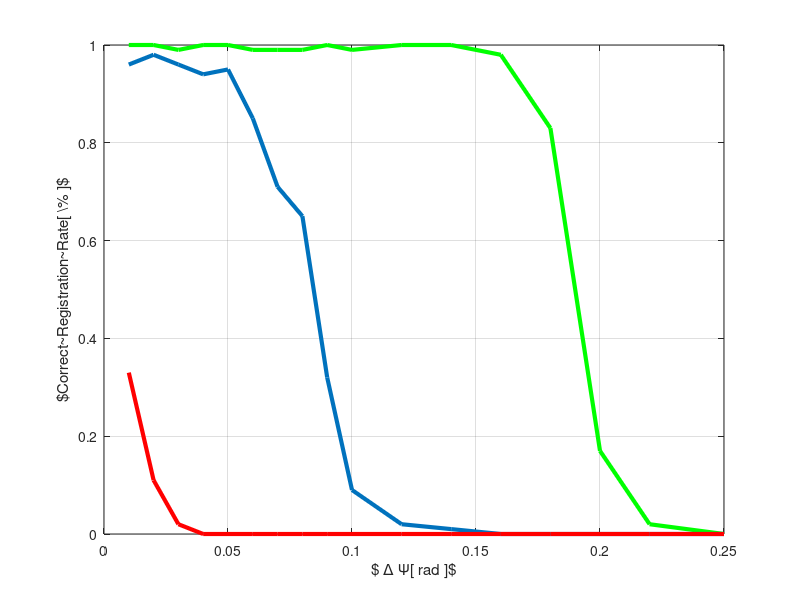

Write MATLAB code to recreate this figure. (Note: this script raises an error after producing the figure.)
clc, clear, close all
addpath('export_fig');

scale_T =      [0.05 0.10 0.15 0.20 0.25 0.75 1 1.25 1.5 1.75 2 2.25 2.5 2.75 3 3.25 3.5 3.75 4 4.25 4.5 4.75 5 5.25 5.5];
scale_yaw =         [0.01 0.02 0.03 0.04 0.05 0.06 0.07 0.08 0.09 0.10 0.12 0.14 0.16 0.18 0.20 0.22 0.25];
 
% vector = [1 1 0.99 0.99 1 1 1 0.99 0.99 1 1 0.98 0.99 1 1 0.99 0.98 0.87 0.76 0.54 0.32 0.17 0.05 0.01 0];
% vector_CPD = [0.96 0.83 0.34 0.12 0.02 0 0 0 0 0 0 0 0 0 0 0 0 0 0 0 0 0 0 0 0];
% vector_ICP = [0.97 0.54 0.07 0.01 0 0 0 0 0 0 0 0 0 0 0 0 0 0 0 0 0 0 0 0 0];
% fig1 = figure(1);
% plot(scale_T, vector,'LineWidth',3);hold on;
% plot(scale_T, vector_CPD,  'g', 'LineWidth', 3);
% plot(scale_T, vector_ICP, 'r', 'LineWidth', 3);
% grid on;
% lab(1) = xlabel('$ \Delta T[m]$');
% lab(2) = ylabel('$Correct~Registration~Rate[ \% ]$');
% leg1 = legend('Our','CPD','ICP', [340 262 0.2 0.2]);
% set(leg1,'Interpreter','latex');
% set(lab,'Interpreter','latex');
% set(leg1,'FontSize',13);
% set(lab,'FontSize',18);
% set(gca,'XLim',[0.02 5.5],'YLim',[0 1.05]);
% export_fig(['plots/noScale_deltaT','.pdf'], '-pdf','-transparent');
% close all;pause(2);

% vector_ICP_y =         [0.96 0.98 0.96 0.94 0.95 0.93 0.76 0.46 0.23 0.11 0.02 0.01 0.00 0.00 0.00 0.00 0.00];
% vector_y =     [1.00 1.00 0.99 1.00 0.99 0.99 1.00 0.99 0.98 0.99 1.00 0.99 0.98 0.30 0.07 0.00 0.00];
% vector_CPD_y =         [0.96 0.98 0.96 0.94 0.95 0.93 0.92 0.87 0.74 0.54 0.32 0.21 0.12 0.05 0.01 0.00 0.00];vector_GoICP_y =      [0.96 0.97 0.97 0.97 0.95 0.62 0.13 0.01 0.00 0.00 0.00 0.00 0.00 0.00 0.00 0.00 0.00];
% fig2 = figure(2); 
% plot(scale_yaw, vector_y, 'g', 'LineWidth',3);hold on;
% plot(scale_yaw, vector_CPD_y, 'LineWidth', 3);
% plot(scale_yaw, vector_ICP_y, 'r', 'LineWidth', 3);
% plot(scale_yaw, vector_GoICP_y, 'c', 'LineWidth', 3);
% grid on;
% lab(1) = xlabel('$ \Delta \Psi[ rad ]$');
% lab(2) = ylabel('$Correct~Registration~Rate[ \% ]$');
% leg1 = legend('Ours','CPD','ICP', 'GoICP', [333 250 0.2 0.2]);
% set(leg1,'Interpreter','latex');
% set(lab,'Interpreter','latex');
% set(leg1,'FontSize',13);
% set(lab,'FontSize',18);
% set(gca,'XLim',[0.02 0.25],'YLim',[0 1.05]);
% export_fig(['plots/noScale_deltaYaw_goicp','.pdf'], '-pdf','-transparent');
% close all;pause(2);

% vector_ss =     [1.00 0.99 1.00 1.00 0.99 1.00 0.99 1.00 1.00 0.99 1.00 0.98 0.99 1.00 1.00 0.99 0.98 0.89 0.71 0.49 0.51 0.21 0.11 0.02 0.00];
% vector_CPD_ss = [0.96 0.75 0.19 0.11 0.01 0.00 0.00 0.00 0.00 0.00 0.00 0.00 0.00 0.00 0.00 0.00 0.00 0.00 0.00 0.00 0.00 0.00 0.00 0.00 0.00];
% vector_ICP_ss = [0.23 0.02 0.00 0.00 0.00 0.00 0.00 0.00 0.00 0.00 0.00 0.00 0.00 0.00 0.00 0.00 0.00 0.00 0.00 0.00 0.00 0.00 0.00 0.00 0.00];
% fig3 = figure(1);
% plot(scale_T, vector_ss, 'g', 'LineWidth',3);hold on;
% plot(scale_T, vector_CPD_ss, 'LineWidth', 3);
% plot(scale_T, vector_ICP_ss, 'r', 'LineWidth', 3);
% grid on;
% lab(1) = xlabel('$ \Delta T[m]$');
% lab(2) = ylabel('$Correct~Registration~Rate[ \% ]$');
% leg1 = legend('Ours','CPD','ICP', [340 262 0.2 0.2]);
% set(leg1,'Interpreter','latex');
% set(lab,'Interpreter','latex');
% set(leg1,'FontSize',13);
% set(lab,'FontSize',18);
% set(gca,'XLim',[0.02 5.5],'YLim',[0 1.05]);
% export_fig(['plots/SmallScale_deltaT','.pdf'], '-pdf','-transparent');
% close all;pause(2);
% 
vector_y_ss =     [1.00 1.00 0.99 1.00 1.00 0.99 0.99 0.99 1.00 0.99 1.00 1.00 0.98 0.83 0.17 0.02 0.00];
vector_CPD_y_ss = [0.96 0.98 0.96 0.94 0.95 0.85 0.71 0.65 0.32 0.09 0.02 0.01 0.00 0.00 0.00 0.00 0.00];
vector_ICP_y_ss = [0.33 0.11 0.02 0.00 0.00 0.00 0.00 0.00 0.00 0.00 0.00 0.00 0.00 0.00 0.00 0.00 0.00];
fig4 = figure(2); 
plot(scale_yaw, vector_y_ss,  'g', 'LineWidth', 3);hold on;
plot(scale_yaw, vector_CPD_y_ss,'LineWidth',3);
plot(scale_yaw, vector_ICP_y_ss, 'r', 'LineWidth', 3);
grid on;
lab(1) = xlabel('$ \Delta \Psi[ rad ]$');
lab(2) = ylabel('$Correct~Registration~Rate[ \% ]$');
leg1 = legend('Ours','CPD','ICP', [340 260 0.2 0.2]);
set(leg1,'Interpreter','latex');
set(lab,'Interpreter','latex');
set(leg1,'FontSize',13);
set(lab,'FontSize',18);
set(gca,'XLim',[0.02 0.25],'YLim',[0 1.05]);
export_fig(['plots/SmallScale_deltaYaw','.pdf'], '-pdf','-transparent');
close all;pause(2);

% vector_ms =     [1.00 0.99 1.00 0.99 0.99 1.00 1.00 1.00 1.00 0.99 1.00 0.99 1.00 0.99 1.00 0.99 0.98 0.91 0.80 0.43 0.38 0.19 0.12 0.01 0.00];
% vector_CPD_ms = [0.93 0.81 0.13 0.09 0.05 0.01 0.00 0.00 0.00 0.00 0.00 0.00 0.00 0.00 0.00 0.00 0.00 0.00 0.00 0.00 0.00 0.00 0.00 0.00 0.00];
% vector_ICP_ms = [0.00 0.00 0.00 0.00 0.00 0.00 0.00 0.00 0.00 0.00 0.00 0.00 0.00 0.00 0.00 0.00 0.00 0.00 0.00 0.00 0.00 0.00 0.00 0.00 0.00];
% fig5 = figure(1);
% plot(scale_T, vector_ms,'LineWidth',3);hold on;
% plot(scale_T, vector_CPD_ms,  'g', 'LineWidth', 3);
% plot(scale_T, vector_ICP_ms, 'r', 'LineWidth', 3);
% grid on;
% lab(1) = xlabel('$ \Delta T[m]$');
% lab(2) = ylabel('$Correct~Registration~Rate[ \% ]$');
% leg1 = legend('Our','CPD','ICP', [340 260 0.2 0.2]);
% set(leg1,'Interpreter','latex');
% set(lab,'Interpreter','latex');
% set(leg1,'FontSize',16);
% set(lab,'FontSize',16);
% set(gca,'XLim',[0.02 5.5],'YLim',[0 1.05]);
% export_fig(['plots/MediumScale_deltaT','.pdf'], '-pdf','-transparent');
% close all;pause(2);
% 
% vector_y_ms =     [1.00 1.00 0.99 1.00 1.00 1.00 1.00 0.98 1.00 0.99 1.00 0.99 0.99 0.87 0.67 0.16 0.00];
% vector_CPD_y_ms = [0.96 0.93 0.87 0.69 0.45 0.31 0.19 0.06 0.01 0.00 0.00 0.00 0.00 0.00 0.00 0.00 0.00];
% vector_ICP_y_ms = [0.00 0.00 0.00 0.00 0.00 0.00 0.00 0.00 0.00 0.00 0.00 0.00 0.00 0.00 0.00 0.00 0.00];
% fig6 = figure(2); 
% plot(scale_yaw, vector_CPD_y_ms,  'g', 'LineWidth', 3);hold on;
% plot(scale_yaw, vector_y_ms,'LineWidth',3);
% plot(scale_yaw, vector_ICP_y_ms, 'r', 'LineWidth', 3);
% grid on;
% lab(1) = xlabel('$ \Delta \Psi[ rad ]$');
% lab(2) = ylabel('$Correct~Registration~Rate[ \% ]$');
% leg1 = legend('Our','CPD','ICP', [340 260 0.2 0.2]);
% set(leg1,'Interpreter','latex');
% set(lab,'Interpreter','latex');
% set(leg1,'FontSize',16);
% set(lab,'FontSize',16);
% set(gca,'XLim',[0.02 0.25],'YLim',[0 1.05]);
% export_fig(['plots/MediumScale_deltaYaw','.pdf'], '-pdf','-transparent');
% close all;pause(2);

% vector_ls =     [1.00 0.99 0.98 0.97 0.96 0.96 0.97 0.91 0.99 0.99 0.98 0.99 1.00 0.99 1.00 0.99 0.98 0.89 0.73 0.46 0.23 0.10 0.02 0.00 0.00];
% vector_CPD_ls = [0.76 0.21 0.02 0.01 0.00 0.00 0.00 0.00 0.00 0.00 0.00 0.00 0.00 0.00 0.00 0.00 0.00 0.00 0.00 0.00 0.00 0.00 0.00 0.00 0.00];
% vector_ICP_ls = [0.00 0.00 0.00 0.00 0.00 0.00 0.00 0.00 0.00 0.00 0.00 0.00 0.00 0.00 0.00 0.00 0.00 0.00 0.00 0.00 0.00 0.00 0.00 0.00 0.00];
% fig7 = figure(1);
% plot(scale_T, vector_ls,'LineWidth',3);hold on;
% plot(scale_T, vector_CPD_ls,  'g', 'LineWidth', 3);
% plot(scale_T, vector_ICP_ls, 'r', 'LineWidth', 3);
% grid on;
% lab(1) = xlabel('$ \Delta T[m]$');
% lab(2) = ylabel('$Correct~Registration~Rate[ \% ]$');
% leg1 = legend('Our','CPD','ICP', [340 260 0.2 0.2]);
% set(leg1,'Interpreter','latex');
% set(lab,'Interpreter','latex');
% set(leg1,'FontSize',16);
% set(lab,'FontSize',16);
% set(gca,'XLim',[0.02 5.5],'YLim',[0 1.05]);
% export_fig(['plots/LargeScale_deltaT','.pdf'], '-pdf','-transparent');
% close all;pause(2);
% 
% vector_y_ls =     [1.00 1.00 0.99 0.98 0.97 0.99 0.98 0.97 0.97 0.99 0.99 0.95 0.85 0.75 0.42 0.03 0.00];
% vector_CPD_y_ls = [0.96 0.73 0.32 0.11 0.06 0.02 0.00 0.00 0.00 0.00 0.00 0.00 0.00 0.00 0.00 0.00 0.00];
% vector_ICP_y_ls = [0.00 0.00 0.00 0.00 0.00 0.00 0.00 0.00 0.00 0.00 0.00 0.00 0.00 0.00 0.00 0.00 0.00];
% fig8 = figure(2); 
% plot(scale_yaw, vector_y_ls,'LineWidth',3);
% plot(scale_yaw, vector_CPD_y_ls,  'g', 'LineWidth', 3);hold on;
% plot(scale_yaw, vector_ICP_y_ls, 'r', 'LineWidth', 3);
% grid on;
% lab(1) = xlabel('$ \Delta \Psi[ rad ]$');
% lab(2) = ylabel('$Correct~Registration~Rate[ \% ]$');
% leg1 = legend('Our','CPD','ICP', [340 260 0.2 0.2]);
% set(leg1,'Interpreter','latex');
% set(lab,'Interpreter','latex');
% set(leg1,'FontSize',16);
% set(lab,'FontSize',16);
% set(gca,'XLim',[0.02 0.25],'YLim',[0 1.05]);
% export_fig(['plots/LargeScale_deltaYaw','.pdf'], '-pdf','-transparent');
% close all;pause(2);

% vector_xls =     [0.95 0.96 0.93 0.94 0.91 0.93 0.92 0.89 0.90 0.94 0.93 0.96 0.91 0.92 0.87 0.83 0.72 0.76 0.56 0.19 0.09 0.01 0.00 0.00 0.00];
% vector_CPD_xls = [0.21 0.11 0.01 0.00 0.00 0.00 0.00 0.00 0.00 0.00 0.00 0.00 0.00 0.00 0.00 0.00 0.00 0.00 0.00 0.00 0.00 0.00 0.00 0.00 0.00];
% vector_ICP_xls = [0.00 0.00 0.00 0.00 0.00 0.00 0.00 0.00 0.00 0.00 0.00 0.00 0.00 0.00 0.00 0.00 0.00 0.00 0.00 0.00 0.00 0.00 0.00 0.00 0.00];
% fig9 = figure(1);
% plot(scale_T, vector_xls, 'g', 'LineWidth', 3);hold on;
% plot(scale_T, vector_CPD_xls, 'LineWidth', 3);
% plot(scale_T, vector_ICP_xls, 'r', 'LineWidth', 3);
% grid on;
% lab(1) = xlabel('$ \Delta T[m]$');
% lab(2) = ylabel('$Correct~Registration~Rate[ \% ]$');
% leg1 = legend('Ours','CPD','ICP', [340 262 0.2 0.2]);
% set(leg1,'Interpreter','latex');
% set(lab,'Interpreter','latex');
% set(leg1,'FontSize',13);
% set(lab,'FontSize',18);
% set(gca,'XLim',[0.02 5.5],'YLim',[0 1.05]);
% export_fig(['plots/ExtraLargeScale_deltaT','.pdf'], '-pdf','-transparent');
% close all;pause(2);
% 
% vector_y_xls =     [0.91 0.93 0.92 0.94 0.94 0.95 0.92 0.89 0.90 0.92 0.93 0.89 0.71 0.51 0.19 0.01 0.00];
% vector_CPD_y_xls = [0.86 0.23 0.08 0.01 0.00 0.00 0.00 0.00 0.00 0.00 0.00 0.00 0.00 0.00 0.00 0.00 0.00];
% vector_ICP_y_xls = [0.00 0.00 0.00 0.00 0.00 0.00 0.00 0.00 0.00 0.00 0.00 0.00 0.00 0.00 0.00 0.00 0.00];
% fig10 = figure(2); 
% plot(scale_yaw, vector_y_xls,  'g', 'LineWidth', 3);hold on;
% plot(scale_yaw, vector_CPD_y_xls,'LineWidth',3);
% plot(scale_yaw, vector_ICP_y_xls, 'r', 'LineWidth', 3);
% grid on;
% lab(1) = xlabel('$ \Delta \Psi[ rad ]$');
% lab(2) = ylabel('$Correct~Registration~Rate[ \% ]$');
% leg1 = legend('Ours','CPD','ICP', [340 262 0.2 0.2]);
% set(leg1,'Interpreter','latex');
% set(lab,'Interpreter','latex');
% set(leg1,'FontSize',13);
% set(lab,'FontSize',18);
% set(gca,'XLim',[0.02 0.25],'YLim',[0 1.05]);
% export_fig(['plots/ExtraLargeScale_deltaYaw','.pdf'], '-pdf','-transparent');
% close all;pause(2);

% vector_xxls =     [0.82 0.73 0.71 0.83 0.84 0.62 0.74 0.72 0.69 0.58 0.62 0.45 0.29 0.34 0.22 0.12 0.03 0.00 0.00 0.00 0.00 0.00 0.00 0.00 0.00];
% vector_CPD_xxls = [0.05 0.01 0.00 0.00 0.00 0.00 0.00 0.00 0.00 0.00 0.00 0.00 0.00 0.00 0.00 0.00 0.00 0.00 0.00 0.00 0.00 0.00 0.00 0.00 0.00];
% vector_ICP_xxls = [0.00 0.00 0.00 0.00 0.00 0.00 0.00 0.00 0.00 0.00 0.00 0.00 0.00 0.00 0.00 0.00 0.00 0.00 0.00 0.00 0.00 0.00 0.00 0.00 0.00];
% fig11 = figure(1);
% plot(scale_T, vector_xxls, 'g', 'LineWidth',3);hold on;
% plot(scale_T, vector_CPD_xxls,  'LineWidth', 3);
% plot(scale_T, vector_ICP_xxls, 'r', 'LineWidth', 3);
% grid on;
% lab(1) = xlabel('$ \Delta T[m]$');
% lab(2) = ylabel('$Correct~Registration~Rate[ \% ]$');
% leg1 = legend('Ours','CPD','ICP', [340 262 0.2 0.2]);
% set(leg1,'Interpreter','latex');
% set(lab,'Interpreter','latex');
% set(leg1,'FontSize',13);
% set(lab,'FontSize',18);
% set(gca,'XLim',[0.02 5.5],'YLim',[0 1.05]);
% export_fig(['plots/ExtraExtraLargeScale_deltaT','.pdf'], '-pdf','-transparent');
% close all;pause(2);
% 
% vector_y_xxls =     [0.82 0.78 0.69 0.71 0.69 0.66 0.60 0.49 0.56 0.29 0.32 0.19 0.05 0.00 0.00 0.00 0.00];
% vector_CPD_y_xxls = [0.02 0.00 0.00 0.00 0.00 0.00 0.00 0.00 0.00 0.00 0.00 0.00 0.00 0.00 0.00 0.00 0.00];
% vector_ICP_y_xxls = [0.00 0.00 0.00 0.00 0.00 0.00 0.00 0.00 0.00 0.00 0.00 0.00 0.00 0.00 0.00 0.00 0.00];
% fig12 = figure(2); 
% plot(scale_yaw, vector_y_xxls,  'g', 'LineWidth', 3);hold on;
% plot(scale_yaw, vector_CPD_y_xxls,'LineWidth',3);
% plot(scale_yaw, vector_ICP_y_xxls, 'r', 'LineWidth', 3);
% grid on;
% lab(1) = xlabel('$ \Delta \Psi[ rad ]$');
% lab(2) = ylabel('$Correct~Registration~Rate[ \% ]$');
% leg1 = legend('Ours','CPD','ICP', [340 262 0.2 0.2]);
% set(leg1,'Interpreter','latex');
% set(lab,'Interpreter','latex');
% set(leg1,'FontSize',13);
% set(lab,'FontSize',18);
% set(gca,'XLim',[0.02 0.25],'YLim',[0 1.05]);
% export_fig(['plots/ExtraExtraLargeScale_deltaYaw','.pdf'], '-pdf','-transparent');
% close all;pause(2);

function B = scaleMatrix(A,s)
    B = zeros(3,3);
    B(1,1) = A(1,1)/s(1); B(1,2) = A(1,2)/s(2); B(1,3) = A(1,3)/s(3);
    B(2,1) = A(2,1)/s(1); B(2,2) = A(2,2)/s(2); B(2,3) = A(2,3)/s(3);
    B(3,1) = A(3,1)/s(1); B(3,2) = A(3,2)/s(2); B(3,3) = A(3,3)/s(3);
end

function s = scaleFromMatrix(A)
    s = zeros(3,1);
    s(1) = sqrt( A(1,1)*A(1,1) + A(2,1)*A(2,1) + A(3,1)*A(3,1) );
    s(2) = sqrt( A(1,2)*A(1,2) + A(2,2)*A(2,2) + A(3,2)*A(3,2) );
    s(3) = sqrt( A(1,3)*A(1,3) + A(2,3)*A(2,3) + A(3,3)*A(3,3) );
end

function alpha = computeAngle(A)
    alpha = acos( min(1, max(-1, (trace(A) - 1)/2) ) ); 
end